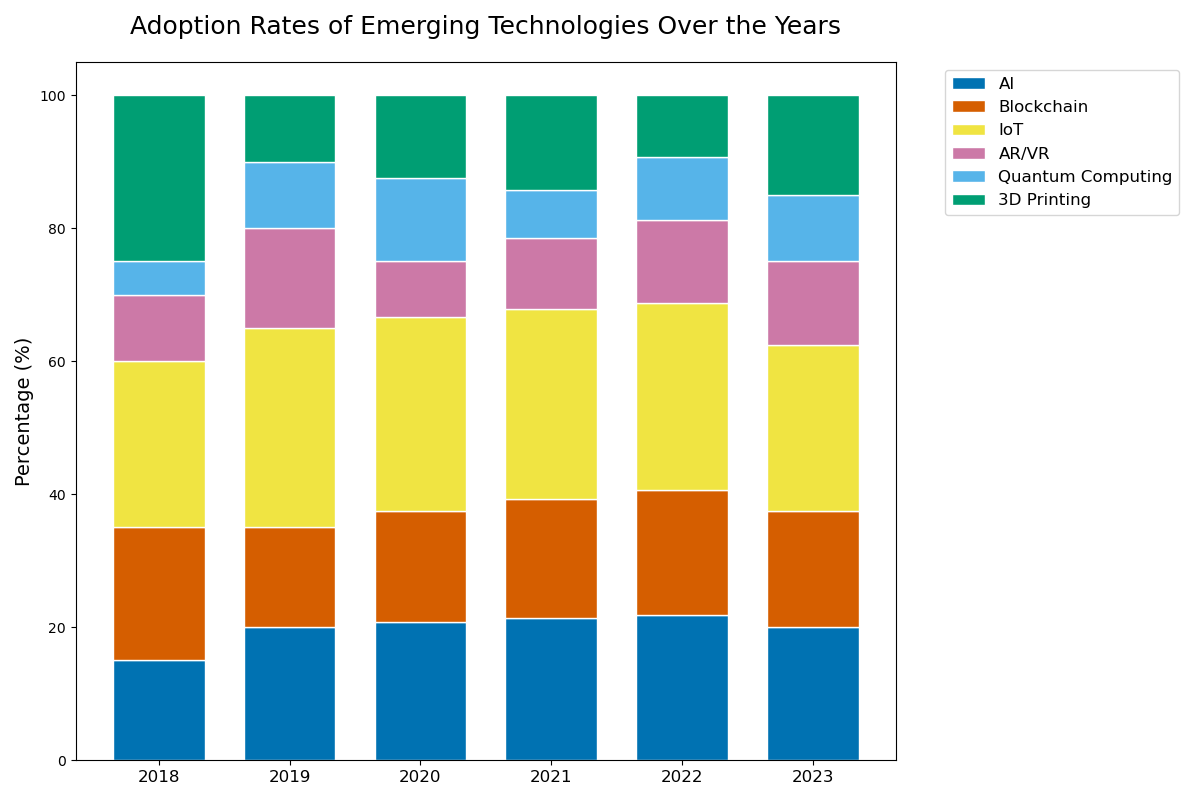

Source code (Python):

import matplotlib.pyplot as plt
import numpy as np

# Data
categories = ['AI', 'Blockchain', 'IoT', 'AR/VR', 'Quantum Computing', '3D Printing']
years = ['2018', '2019', '2020', '2021', '2022', '2023']
data = np.array([
    [15, 20, 25, 30, 35, 40],
    [20, 15, 20, 25, 30, 35],
    [25, 30, 35, 40, 45, 50],
    [10, 15, 10, 15, 20, 25],
    [5, 10, 15, 10, 15, 20],
    [25, 10, 15, 20, 15, 30]
])

# Normalize the data to 100%
data = data / data.sum(axis=0) * 100

# Colors
colors = ['#0072B2', '#D55E00', '#F0E442', '#CC79A7', '#56B4E9', '#009E73']

# Plot
fig, ax = plt.subplots(figsize=(12, 8))
width = 0.7  # Bar width
x = np.arange(len(years))

bottom = np.zeros(len(years))
for i in range(len(categories)):
    ax.bar(x, data[i], bottom=bottom, color=colors[i], edgecolor='white', width=width)
    bottom += data[i]

# Add title and labels
ax.set_title('Adoption Rates of Emerging Technologies Over the Years', fontsize=18, pad=20)
ax.set_ylabel('Percentage (%)', fontsize=14)
ax.set_xticks(x)
ax.set_xticklabels(years, fontsize=12)
ax.legend(categories, bbox_to_anchor=(1.05, 1), loc='upper left', fontsize=12)
plt.tight_layout()

plt.show()
